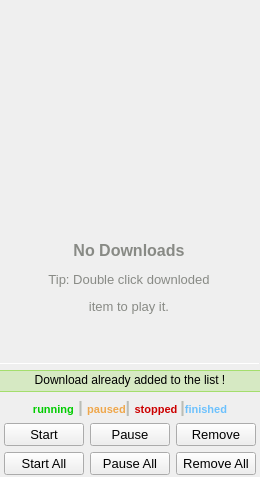
<?xml version="1.0" encoding="UTF-8"?>
<ui version="4.0">
 <class>Widget</class>
 <widget class="QWidget" name="Widget">
  <property name="geometry">
   <rect>
    <x>0</x>
    <y>0</y>
    <width>260</width>
    <height>477</height>
   </rect>
  </property>
  <property name="windowTitle">
   <string>Widget</string>
  </property>
  <property name="styleSheet">
   <string notr="true"/>
  </property>
  <layout class="QVBoxLayout" name="verticalLayout">
   <property name="leftMargin">
    <number>0</number>
   </property>
   <property name="topMargin">
    <number>0</number>
   </property>
   <property name="rightMargin">
    <number>0</number>
   </property>
   <property name="bottomMargin">
    <number>2</number>
   </property>
   <item>
    <layout class="QVBoxLayout" name="verticalLayout_2">
     <property name="leftMargin">
      <number>2</number>
     </property>
     <property name="topMargin">
      <number>0</number>
     </property>
     <property name="rightMargin">
      <number>4</number>
     </property>
     <property name="bottomMargin">
      <number>0</number>
     </property>
     <item>
      <widget class="QListWidget" name="downloadList">
       <property name="styleSheet">
        <string notr="true">QListWidget{
	background-color: transparent;
	border:none;
}

QScrollBar:vertical {
	   background-color: transparent;
	   border:none;
       width: 10px;
       margin: 22px 0 22px 0;
   }
   QScrollBar::handle:vertical {
       background: grey;
       min-height: 20px;
   }</string>
       </property>
       <property name="frameShape">
        <enum>QFrame::NoFrame</enum>
       </property>
       <property name="frameShadow">
        <enum>QFrame::Plain</enum>
       </property>
       <property name="horizontalScrollBarPolicy">
        <enum>Qt::ScrollBarAlwaysOff</enum>
       </property>
       <property name="editTriggers">
        <set>QAbstractItemView::NoEditTriggers</set>
       </property>
       <property name="showDropIndicator" stdset="0">
        <bool>false</bool>
       </property>
       <property name="dragDropMode">
        <enum>QAbstractItemView::NoDragDrop</enum>
       </property>
       <property name="defaultDropAction">
        <enum>Qt::IgnoreAction</enum>
       </property>
       <property name="verticalScrollMode">
        <enum>QAbstractItemView::ScrollPerPixel</enum>
       </property>
       <property name="horizontalScrollMode">
        <enum>QAbstractItemView::ScrollPerPixel</enum>
       </property>
       <property name="movement">
        <enum>QListView::Static</enum>
       </property>
       <property name="spacing">
        <number>3</number>
       </property>
       <property name="uniformItemSizes">
        <bool>true</bool>
       </property>
       <property name="selectionRectVisible">
        <bool>false</bool>
       </property>
      </widget>
     </item>
     <item>
      <widget class="QLabel" name="no_download_label">
       <property name="sizePolicy">
        <sizepolicy hsizetype="Expanding" vsizetype="Expanding">
         <horstretch>0</horstretch>
         <verstretch>0</verstretch>
        </sizepolicy>
       </property>
       <property name="text">
        <string>&lt;html&gt;&lt;head/&gt;&lt;body&gt;&lt;p align=&quot;center&quot;&gt;&lt;img src=&quot;:/icons/download_widget/empty.png&quot;/&gt;&lt;/p&gt;&lt;p align=&quot;center&quot;&gt;&lt;span style=&quot; font-size:12pt; font-weight:600; color:#888a85;&quot;&gt;No Downloads&lt;/span&gt;&lt;/p&gt;&lt;p align=&quot;center&quot;&gt;&lt;span style=&quot; font-size:10pt; color:#888a85;&quot;&gt;Tip: Double click downloded&lt;/span&gt;&lt;/p&gt;&lt;p align=&quot;center&quot;&gt;&lt;span style=&quot; font-size:10pt; color:#888a85;&quot;&gt; item to play it.&lt;/span&gt;&lt;/p&gt;&lt;/body&gt;&lt;/html&gt;</string>
       </property>
       <property name="alignment">
        <set>Qt::AlignCenter</set>
       </property>
      </widget>
     </item>
    </layout>
   </item>
   <item>
    <widget class="Line" name="line_2">
     <property name="minimumSize">
      <size>
       <width>0</width>
       <height>1</height>
      </size>
     </property>
     <property name="maximumSize">
      <size>
       <width>16777215</width>
       <height>1</height>
      </size>
     </property>
     <property name="styleSheet">
      <string notr="true"/>
     </property>
     <property name="orientation">
      <enum>Qt::Horizontal</enum>
     </property>
    </widget>
   </item>
   <item>
    <widget class="QLabel" name="already_added">
     <property name="styleSheet">
      <string notr="true">background-color: rgba(115, 210, 22, 0.2);
border: 1px solid rgba(115, 210, 22,0.5);
border-left:0px;
border-right: 0px;
padding: 2px;
padding-bottom:4px;</string>
     </property>
     <property name="text">
      <string>&lt;html&gt;&lt;head/&gt;&lt;body&gt;&lt;p align=&quot;center&quot;&gt;Download already added to the list !&lt;/p&gt;&lt;/body&gt;&lt;/html&gt;</string>
     </property>
     <property name="alignment">
      <set>Qt::AlignCenter</set>
     </property>
    </widget>
   </item>
   <item>
    <widget class="QLabel" name="stats">
     <property name="text">
      <string>&lt;html&gt;&lt;head/&gt;&lt;body&gt;&lt;p&gt;&lt;span style=&quot; font-size:8pt; font-weight:600; color:#00cc00;&quot;&gt;running&lt;/span&gt;&lt;span style=&quot; font-size:12pt; font-weight:600; color:#babdb6;&quot;&gt; | &lt;/span&gt;&lt;span style=&quot; font-size:8pt; font-weight:600; color:#efa74b;&quot;&gt;paused&lt;/span&gt;&lt;span style=&quot; font-size:12pt; font-weight:600; color:#babdb6;&quot;&gt;| &lt;/span&gt;&lt;span style=&quot; font-size:8pt; font-weight:600; color:#cc0000;&quot;&gt;stopped &lt;/span&gt;&lt;span style=&quot; font-size:12pt; font-weight:600; color:#babdb6;&quot;&gt;|&lt;/span&gt;&lt;span style=&quot; font-size:8pt; font-weight:600; color:#266a83;&quot;/&gt;&lt;span style=&quot; font-size:8pt; font-weight:600; color:#6cc1fd;&quot;&gt;finished&lt;/span&gt;&lt;/p&gt;&lt;/body&gt;&lt;/html&gt;</string>
     </property>
     <property name="alignment">
      <set>Qt::AlignCenter</set>
     </property>
    </widget>
   </item>
   <item>
    <layout class="QGridLayout" name="gridLayout">
     <property name="leftMargin">
      <number>4</number>
     </property>
     <property name="topMargin">
      <number>0</number>
     </property>
     <property name="rightMargin">
      <number>4</number>
     </property>
     <property name="bottomMargin">
      <number>0</number>
     </property>
     <item row="2" column="0">
      <widget class="QPushButton" name="startSelected">
       <property name="font">
        <font>
         <pointsize>10</pointsize>
        </font>
       </property>
       <property name="text">
        <string>Start</string>
       </property>
      </widget>
     </item>
     <item row="3" column="2">
      <widget class="QPushButton" name="removeAll">
       <property name="font">
        <font>
         <pointsize>10</pointsize>
        </font>
       </property>
       <property name="text">
        <string>Remove All</string>
       </property>
      </widget>
     </item>
     <item row="2" column="2">
      <widget class="QPushButton" name="removeSelected">
       <property name="font">
        <font>
         <pointsize>10</pointsize>
        </font>
       </property>
       <property name="text">
        <string>Remove</string>
       </property>
      </widget>
     </item>
     <item row="2" column="1">
      <widget class="QPushButton" name="pauseSelected">
       <property name="font">
        <font>
         <pointsize>10</pointsize>
        </font>
       </property>
       <property name="text">
        <string>Pause</string>
       </property>
      </widget>
     </item>
     <item row="3" column="1">
      <widget class="QPushButton" name="pauseAll">
       <property name="font">
        <font>
         <pointsize>10</pointsize>
        </font>
       </property>
       <property name="text">
        <string>Pause All</string>
       </property>
      </widget>
     </item>
     <item row="3" column="0">
      <widget class="QPushButton" name="startAll">
       <property name="font">
        <font>
         <pointsize>10</pointsize>
        </font>
       </property>
       <property name="text">
        <string>Start All</string>
       </property>
      </widget>
     </item>
    </layout>
   </item>
  </layout>
 </widget>
 <layoutdefault spacing="6" margin="11"/>
 <resources/>
 <connections/>
</ui>
